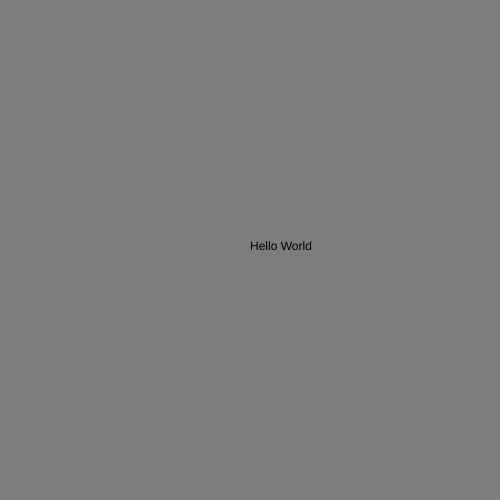
Frame 1 (no input)
Frame 60 (no input): identical to frame 1, image omitted
Frame 120 (the mouse pressed at the canvas centre since frame 60): identical to frame 1, image omitted

The p5.js sketch that drew this single still picture (run headless with seeded random() and noise() and a simulated clock; from frame 60 on, the mouse is pressed at the canvas centre):

// p5.js sketch
// ── sketch.js
function setup() {
  createCanvas(500, 500);
}

function draw() {
  background(125);
  text('Hello World', 250, 250);
}
